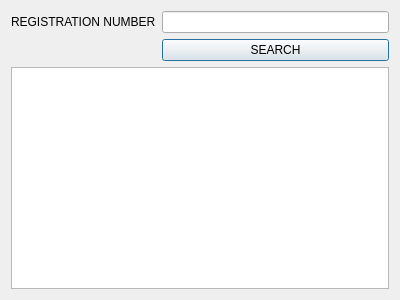
<?xml version="1.0" encoding="UTF-8"?>
<ui version="4.0">
 <class>SEARCH_STUDENT</class>
 <widget class="QDialog" name="SEARCH_STUDENT">
  <property name="geometry">
   <rect>
    <x>0</x>
    <y>0</y>
    <width>400</width>
    <height>300</height>
   </rect>
  </property>
  <property name="windowTitle">
   <string>Dialog</string>
  </property>
  <layout class="QGridLayout" name="gridLayout">
   <item row="0" column="0">
    <widget class="QLabel" name="label">
     <property name="text">
      <string>REGISTRATION NUMBER</string>
     </property>
     <property name="buddy">
      <cstring>registration_number</cstring>
     </property>
    </widget>
   </item>
   <item row="0" column="1">
    <widget class="QLineEdit" name="registration_number"/>
   </item>
   <item row="2" column="1">
    <widget class="QPushButton" name="search_button">
     <property name="text">
      <string>SEARCH</string>
     </property>
    </widget>
   </item>
   <item row="3" column="0" colspan="2">
    <widget class="QListWidget" name="student_details_view"/>
   </item>
  </layout>
 </widget>
 <resources/>
 <connections/>
</ui>
